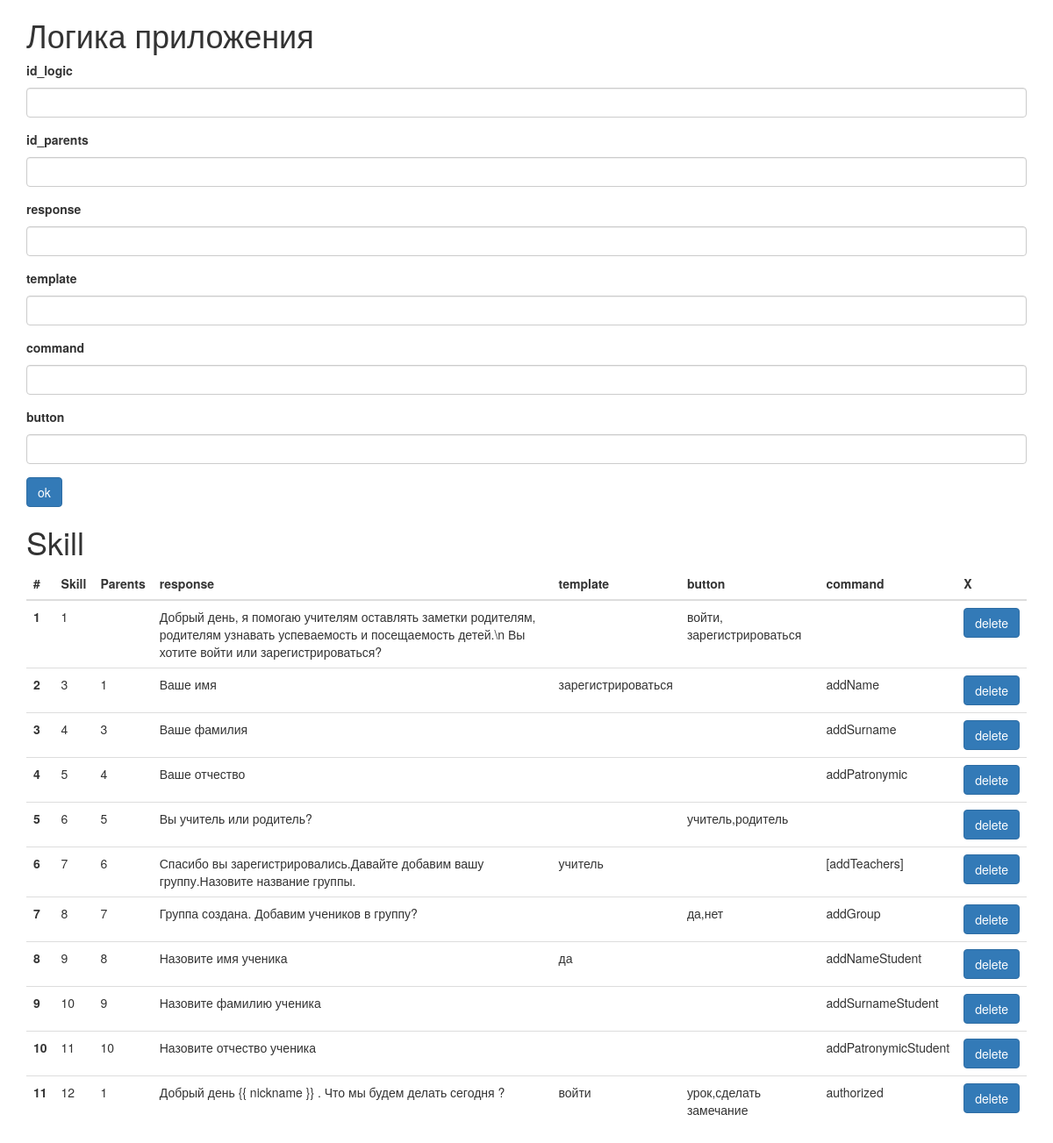
The page /info on the database as committed earlier.
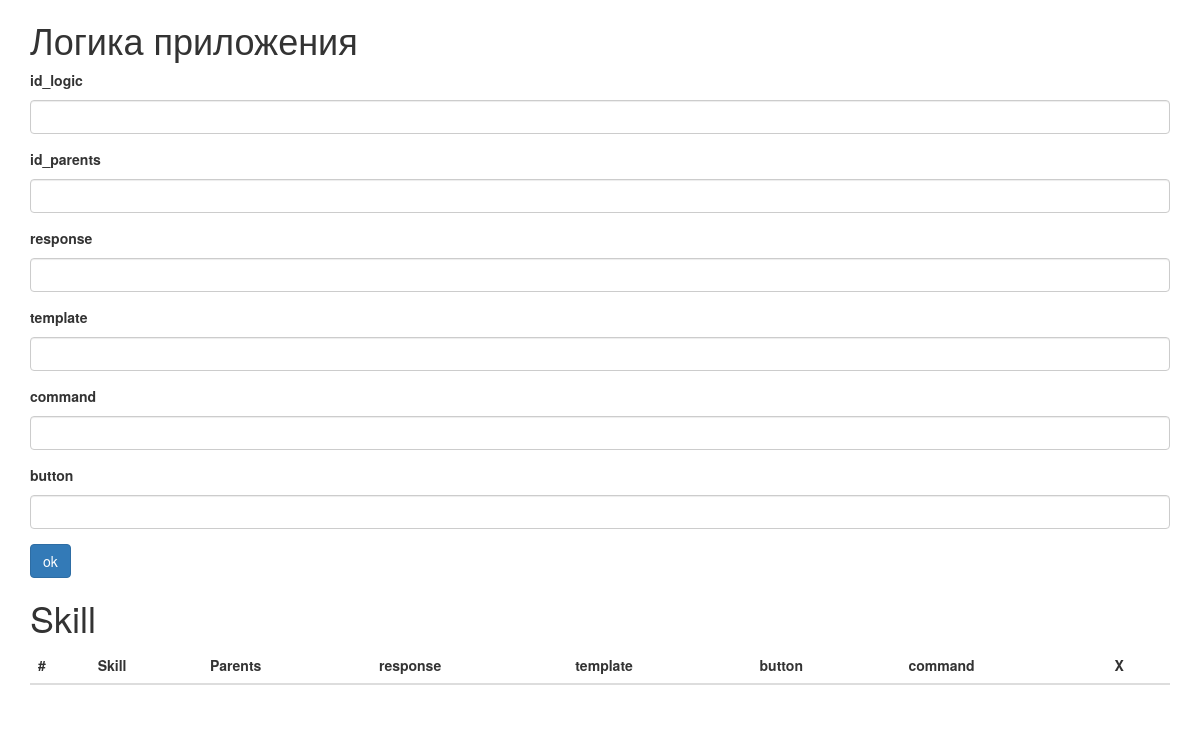
The same page on the database as committed later.
### app.py (models this page shows, shortened)
class Logic(db.Model):
    __tablename__ = 'logic_skill'
    id_logic = db.Column(db.Integer, primary_key=True)
    id_parents = db.Column(db.String(64))
    response = db.Column(db.String(256))
    template = db.Column(db.String(256))
    command = db.Column(db.String(256))
    button = db.Column(db.String(256))

### app.py (the view, shortened to what this page needs)
@app.route('/info', methods=['GET', 'POST'])
def info():
    form = FormAddSkill()
    delform = FormDeleteSkill()
    if request.form.get('id_del') != None:
        Logic.query.filter_by(id_logic=request.form.get('id_del')).delete()
        db.session.commit()
    elif request.form.get('id_parents') != None:
        skill = Logic(id_parents = request.form.get('id_parents'), response = request.form.get('response'),
                      template = request.form.get('template'), button = request.form.get('button'), command = request.form.get('command'))
        db.session.add(skill)
        db.session.commit()
    logic = Logic.query.all()
    logic = sorted(logic, key=lambda logic: logic.id_parents)
    rekurs_element = {}
    rekursia(logic,'',0, rekurs_element)
    logic = sorted(logic,key=lambda logic: rekurs_element[logic.id_logic])
    return render_template('info.html', title="lk", logic=logic, form=form, delform=delform)

### forms.py
class FormAddSkill(Form):
    id_logic = StringField('id_logic')
    id_parents = StringField('id_parents')
    response = StringField('response', validators=[DataRequired()])
    template = StringField('template')
    button = StringField('button')
    command = StringField('command')
    submit = SubmitField('ok')

class FormDeleteSkill(Form):
    id_del = HiddenField('id_del')
    deletSub = SubmitField('delete')

### app.py (called while the page is built)
def rekursia(logic,id_parents,iterator,rekurs_element):
    for val in logic:
        if val.id_parents == str(id_parents) and  rekurs_element.get(val.id_logic,0) == 0:
            rekurs_element[val.id_logic] = len(rekurs_element);
            rekursia(logic,val.id_logic,len(rekurs_element),rekurs_element)

### templates/info.html (shortened to what this page needs)
{% extends 'bootstrap/base.html' %}
{% import "bootstrap/wtf.html" as wtf %}
{% block content %}
<div class="container">
    <h1>Логика приложения</h1>
    <form method="post" action="">
          <div class="form-group">
            <label for="exampleInputPassword1">{{ form.id_logic.label }} </label>
            {{ form.id_logic(size=20,class_="form-control") }}
          </div>
          <div class="form-group">
            <label for="exampleInputPassword1"> {{ form.id_parents.label }}</label>
            {{ form.id_parents(size=20,class_="form-control") }}
          </div>
        <div class="form-group">
            <label for="exampleInputPassword1">{{ form.response.label }} </label>
             {{ form.response(size=200,class_="form-control") }}
          </div>
         <div class="form-group">
            <label for="exampleInputPassword1">{{ form.template.label }}</label>
             {{ form.template(size=200,class_="form-control") }}
          </div>
        <div class="form-group">
            <label for="exampleInputPassword1">{{ form.command.label }}</label>
             {{ form.command(size=200,class_="form-control") }}
          </div>
           <div class="form-group">
            <label for="exampleInputPassword1">{{ form.button.label }}</label>
             {{ form.button(size=200,class_="form-control") }}
          </div>
         {{ form.submit(class_="btn btn-primary") }}
    </form>
    <h1>Skill</h1>
     <table class="table table-sm">
     <thead>
        <tr>
            <th scope="col">#</th>
            <th scope="col">Skill</th>
            <th scope="col">Parents</th>
            <th scope="col">response</th>
            <th scope="col">template</th>
            <th scope="col">button</th>
            <th scope="col">command</th>
            <th scope="col">X</th>
        </tr>
     </thead>
         {% for log in logic %}
             <tr>
                  <th scope="row">{{ loop.index }}</th>
                  <td>{{ log.id_logic }}</td>
                  <td>{{ log.id_parents }}</td>
                  <td>{{ log.response }}</td>
                  <td>{{ log.template }}</td>
                  <td>{{ log.button }}</td>
                  <td>{{ log.command }}</td>
                  <td>
                       <form method="post" action="">
                           {{ delform.deletSub(class_="btn btn-primary") }}
                       </form>
                  </td>
             </tr>
         {% endfor %}
     </table>
</div>
{% endblock %}

Rows that differ between the two databases and show on the page:
removed Logic: id_logic "1", response "Добрый день, я помогаю учителям оставлять заметки родителям, родителям узнавать успеваемость и посещаемость детей.\\n Вы хотите войти или зарегистрироваться?", button "войти, зарегистрироваться"
removed Logic: id_logic "3", id_parents "1", response "Ваше имя", template "зарегистрироваться", command "addName"
removed Logic: id_logic "4", id_parents "3", response "Ваше фамилия", command "addSurname"
removed Logic: id_logic "5", id_parents "4", response "Ваше отчество", command "addPatronymic"
removed Logic: id_logic "6", id_parents "5", response "Вы учитель или родитель?", button "учитель,родитель"
removed Logic: id_logic "7", id_parents "6", response "Спасибо вы зарегистрировались.Давайте добавим вашу группу.Назовите название группы.", template "учитель", command "[addTeachers]"
removed Logic: id_logic "8", id_parents "7", response "Группа создана. Добавим учеников в группу?", button "да,нет", command "addGroup"
removed Logic: id_logic "9", id_parents "8", response "Назовите имя ученика", template "да", command "addNameStudent"
removed Logic: id_logic "10", id_parents "9", response "Назовите фамилию ученика", command "addSurnameStudent"
removed Logic: id_logic "11", id_parents "10", response "Назовите отчество ученика", command "addPatronymicStudent"
removed Logic: id_logic "12", id_parents "1", response "Добрый день {{ nickname }} . Что мы будем делать сегодня ?", template "войти", button "урок,сделать замечание", command "authorized"
